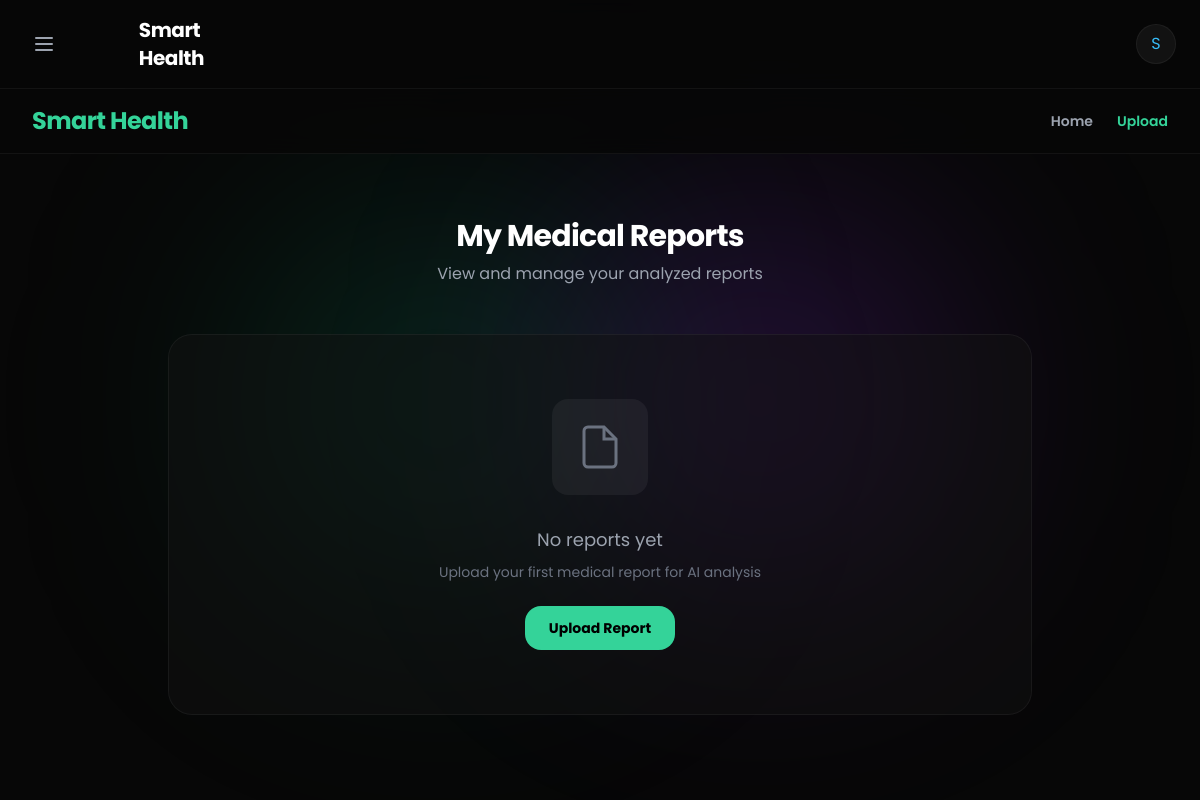
The page /reports/ (signed in) on the database as committed earlier.
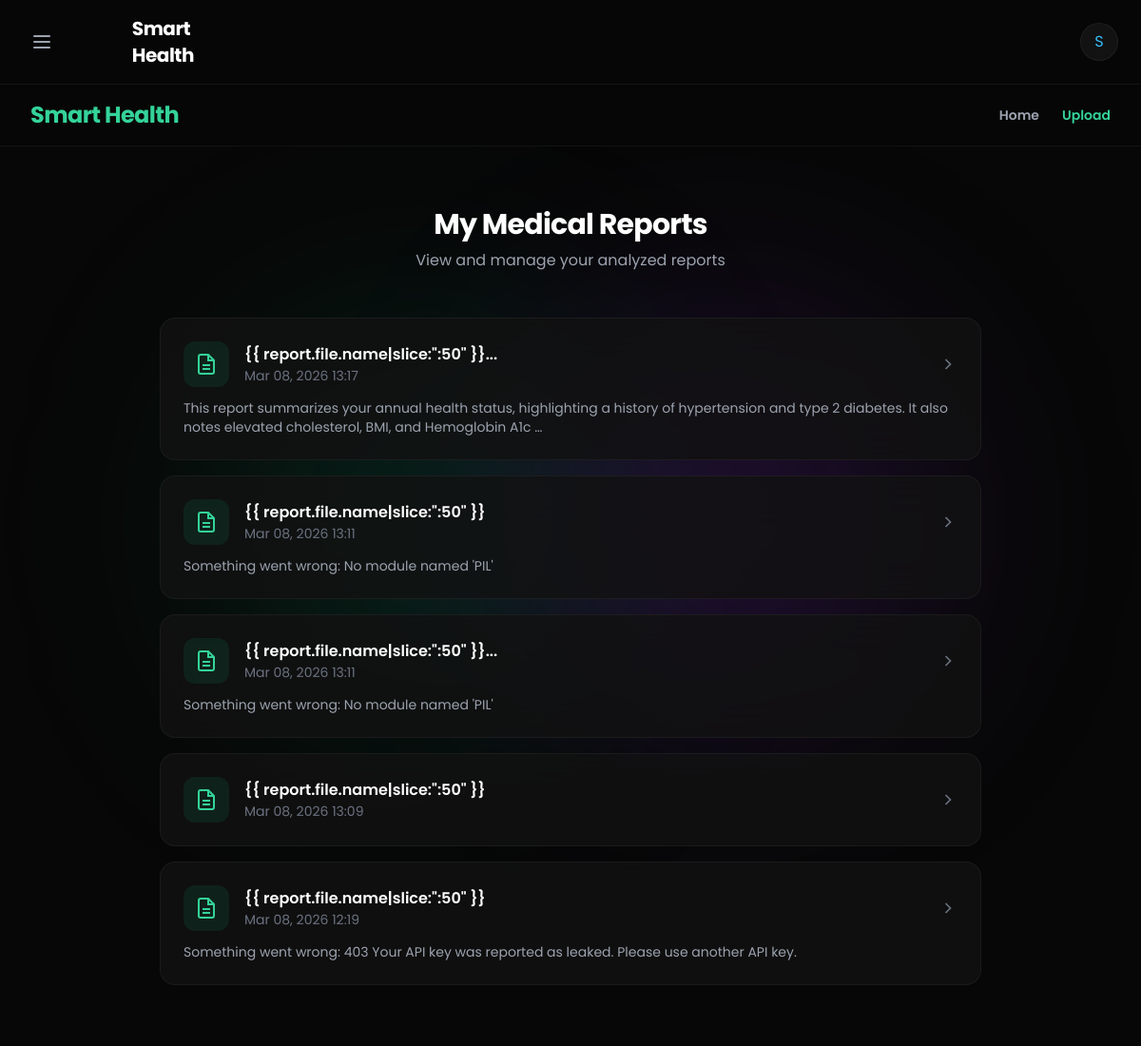
The same page on the database as committed later.
### healthapp/models.py (models this page shows, shortened)
class MedicalReport(models.Model):
    user = models.ForeignKey(User, on_delete=models.CASCADE)
    file = models.FileField(upload_to='medical_reports/%Y/%m/', max_length=255)
    uploaded_at = models.DateTimeField(auto_now_add=True)
    raw_text = models.TextField(blank=True, null=True)
    summary = models.TextField(blank=True, null=True)
    lifestyle_advice = models.TextField(blank=True, null=True)
    medicine_suggestions = models.TextField(blank=True, null=True)
    doctor_suggestions = models.TextField(blank=True, null=True)
    conditions_notes = models.TextField(blank=True, null=True)
    extracted_metrics = models.JSONField(default=list, blank=True)
    lifestyle_plan = models.JSONField(default=list, blank=True)
    workout_plan = models.JSONField(default=list, blank=True)
    diet_plan = models.JSONField(default=list, blank=True)

### healthapp/views.py (the view)
# urls.py: path('reports/', views.report_list, name='report_list'),
@login_required(login_url='login')
def report_list(request):
    reports = MedicalReport.objects.filter(user=request.user).order_by('-uploaded_at')
    return render(request, 'healthapp/report_list.html', {'reports': reports})

### healthapp/templates/healthapp/report_list.html (shortened to what this page needs)
{% extends 'healthapp/base.html' %}
{% block content %}
<div class="fixed inset-0 -z-10 h-full w-full bg-[#070707]">
    <div
        class="absolute top-1/2 left-[20%] -translate-y-1/2 w-[400px] h-[400px] bg-emerald-600/20 rounded-full blur-[120px]">
    </div>
    <div
        class="absolute top-1/2 right-[20%] -translate-y-1/2 w-[400px] h-[400px] bg-purple-600/20 rounded-full blur-[120px]">
    </div>
</div>
<nav class="sticky top-0 z-50 bg-[#070707]/80 backdrop-blur-md border-b border-white/5 px-4 md:px-8 py-4">
    <div class="max-w-7xl mx-auto flex justify-between items-center">
        <h1 class="text-xl md:text-2xl font-bold text-emerald-400 tracking-tight">Smart Health</h1>
        <div class="flex items-center gap-4 md:gap-6">
            <a href="{% url 'home' %}"
                class="text-xs md:text-sm font-semibold text-gray-400 hover:text-emerald-400 transition-colors">Home</a>
            <a href="{% url 'report_upload' %}"
                class="text-xs md:text-sm font-semibold text-emerald-400 hover:text-emerald-300 transition-colors">Upload</a>
        </div>
    </div>
</nav>
<div class="max-w-4xl mx-auto px-2 md:px-4 py-8 md:py-16">
    <div class="text-center mb-10 md:mb-12">
        <h2 class="text-2xl md:text-3xl font-bold text-white tracking-tight">My Medical Reports</h2>
        <p class="mt-2 text-sm md:text-base text-gray-400">View and manage your analyzed reports</p>
    </div>
    {% if reports %}
    <div class="space-y-4">
        {% for report in reports %}
        <a href="{% url 'report_detail' report.pk %}"
            class="block p-6 bg-[#121212]/80 backdrop-blur-xl rounded-2xl border border-white/5 hover:border-emerald-500/20 transition-all group">
            <div class="flex items-center justify-between">
                <div class="flex items-center gap-4">
                    <div class="p-3 bg-emerald-500/10 rounded-xl text-emerald-400">
                    </div>
                    <div>
                        <p class="font-semibold text-white group-hover:text-emerald-400 transition-colors">{{
                            report.file.name|slice:":50" }}{% if report.file.name|length > 50 %}...{% endif %}</p>
                        <p class="text-sm text-gray-500">{{ report.uploaded_at|date:"M d, Y H:i" }}</p>
                    </div>
                </div>
                <svg xmlns="http://www.w3.org/2000/svg" width="20" height="20" viewBox="0 0 24 24" fill="none"
                    stroke="currentColor" stroke-width="2"
                    class="text-gray-500 group-hover:text-emerald-400 transition-colors">
                    <polyline points="9 18 15 12 9 6" />
                </svg>
            </div>
            {% if report.summary %}
            <p class="mt-3 text-sm text-gray-400 line-clamp-2">{{ report.summary|truncatewords:25 }}</p>
            {% endif %}
        </a>
        {% endfor %}
    </div>
    {% else %}
    <div class="text-center py-16 bg-[#121212]/50 rounded-3xl border border-white/5">
        <div class="inline-block p-6 bg-white/5 rounded-2xl mb-6 text-gray-500">
            <svg xmlns="http://www.w3.org/2000/svg" width="48" height="48" viewBox="0 0 24 24" fill="none"
                stroke="currentColor" stroke-width="1.5">
                <path d="M14 2H6a2 2 0 0 0-2 2v16a2 2 0 0 0 2 2h12a2 2 0 0 0 2-2V8z" />
                <polyline points="14 2 14 8 20 8" />
            </svg>
        </div>
        <p class="text-lg text-gray-400">No reports yet</p>
        <p class="mt-2 text-sm text-gray-500">Upload your first medical report for AI analysis</p>
        <a href="{% url 'report_upload' %}"
            class="inline-block mt-6 py-3 px-6 text-sm font-bold text-black bg-emerald-400 rounded-2xl hover:bg-emerald-300 transition-colors">
            Upload Report
        </a>
    </div>
    {% endif %}
</div>
{% endblock %}

### healthapp/templates/healthapp/base.html (shortened to what this page needs)
{% load static %}
<!DOCTYPE html>
<html lang="en">
<head>
    <script src="https://cdn.tailwindcss.com"></script>
    <link rel="stylesheet" href="{% static 'healthapp/style.css' %}">
</head>
<body>
    <nav class="sticky top-0 z-30 bg-[#070707]/80 backdrop-blur-md border-b border-white/5 px-6 py-4">
        <div class="max-w-7xl mx-auto flex justify-between items-center">
            <div class="flex items-center gap-4">
                <button onclick="toggleSidebar()" class="p-2 text-gray-400 hover:text-white transition-colors">
                    <svg xmlns="http://www.w3.org/2000/svg" width="24" height="24" viewBox="0 0 24 24" fill="none" stroke="currentColor" stroke-width="2" stroke-linecap="round" stroke-linejoin="round"><line x1="4" x2="20" y1="12" y2="12"></line><line x1="4" x2="20" y1="6" y2="6"></line><line x1="4" x2="20" y1="18" y2="18"></line></svg>
                </button>
                <h1 class="text-xl font-bold text-white tracking-tight">Smart Health</h1>
            </div>
            <div class="flex items-center gap-4">
                <div class="w-10 h-10 bg-white/5 rounded-full flex items-center justify-center text-sky-400 border border-white/5">
                    {{ request.user.username|slice:":1"|upper }}
                </div>
            </div>
        </div>
    </nav>
    <div class="{% block container_class %}container mx-auto px-4 py-8{% endblock %}">
        {% block content %}{% endblock %}
    </div>
</body>
</html>

### healthapp/static/healthapp/style.css (style rules this page uses)
body { font-family: 'Poppins', sans-serif; background: #070707; color: #f0f0f0; margin: 0; padding: 0; min-height: 100vh; }
input, select, button { width: 90%; padding: 12px; margin: 10px 0; border-radius: 10px; border: none; outline: none; transition: 0.3s ease; font-size: 15px; }
button { background: linear-gradient(90deg, #00e6ac, #00b38f); color: #111; font-weight: bold; cursor: pointer; letter-spacing: 0.5px; transition: all 0.3s ease; }

### healthapp/templates/healthapp/base.html (style rules this page uses)
body { font-family: 'Poppins', sans-serif; -webkit-tap-highlight-color: transparent; -webkit-touch-callout: none; -webkit-user-select: none; user-select: none; padding: env(safe-area-inset-top) env(safe-area-inset-right) env(safe-area-inset-bottom) env(safe-area-inset-left); }

Rows that differ between the two databases and show on the page:
added MedicalReport: uploaded_at "Mar 08, 2026 13:17", summary "This report summarizes your annual health status, highlighting a history of hypertension and type 2 diabetes. It also notes elevated cholesterol, BMI, and Hemoglobin A1c …"
added MedicalReport: uploaded_at "Mar 08, 2026 13:11", summary "Something went wrong: No module named 'PIL'"
added MedicalReport: uploaded_at "Mar 08, 2026 13:11", summary "Something went wrong: No module named 'PIL'"
added MedicalReport: uploaded_at "Mar 08, 2026 13:09"
added MedicalReport: uploaded_at "Mar 08, 2026 12:19", summary "Something went wrong: 403 Your API key was reported as leaked. Please use another API key."
Other text that changed with them:
text no longer shown: "No reports yet Upload your first medical report for AI analysis Upload Report"
